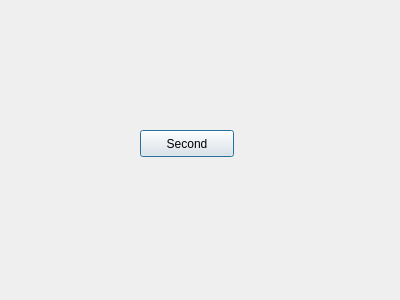
<?xml version="1.0" encoding="UTF-8"?>
<ui version="4.0">
 <class>SecondDialog</class>
 <widget class="QDialog" name="SecondDialog">
  <property name="geometry">
   <rect>
    <x>0</x>
    <y>0</y>
    <width>400</width>
    <height>300</height>
   </rect>
  </property>
  <property name="windowTitle">
   <string>Dialog</string>
  </property>
  <widget class="QPushButton" name="pushButton">
   <property name="geometry">
    <rect>
     <x>140</x>
     <y>130</y>
     <width>94</width>
     <height>27</height>
    </rect>
   </property>
   <property name="text">
    <string>Second</string>
   </property>
  </widget>
 </widget>
 <resources/>
 <connections/>
</ui>
